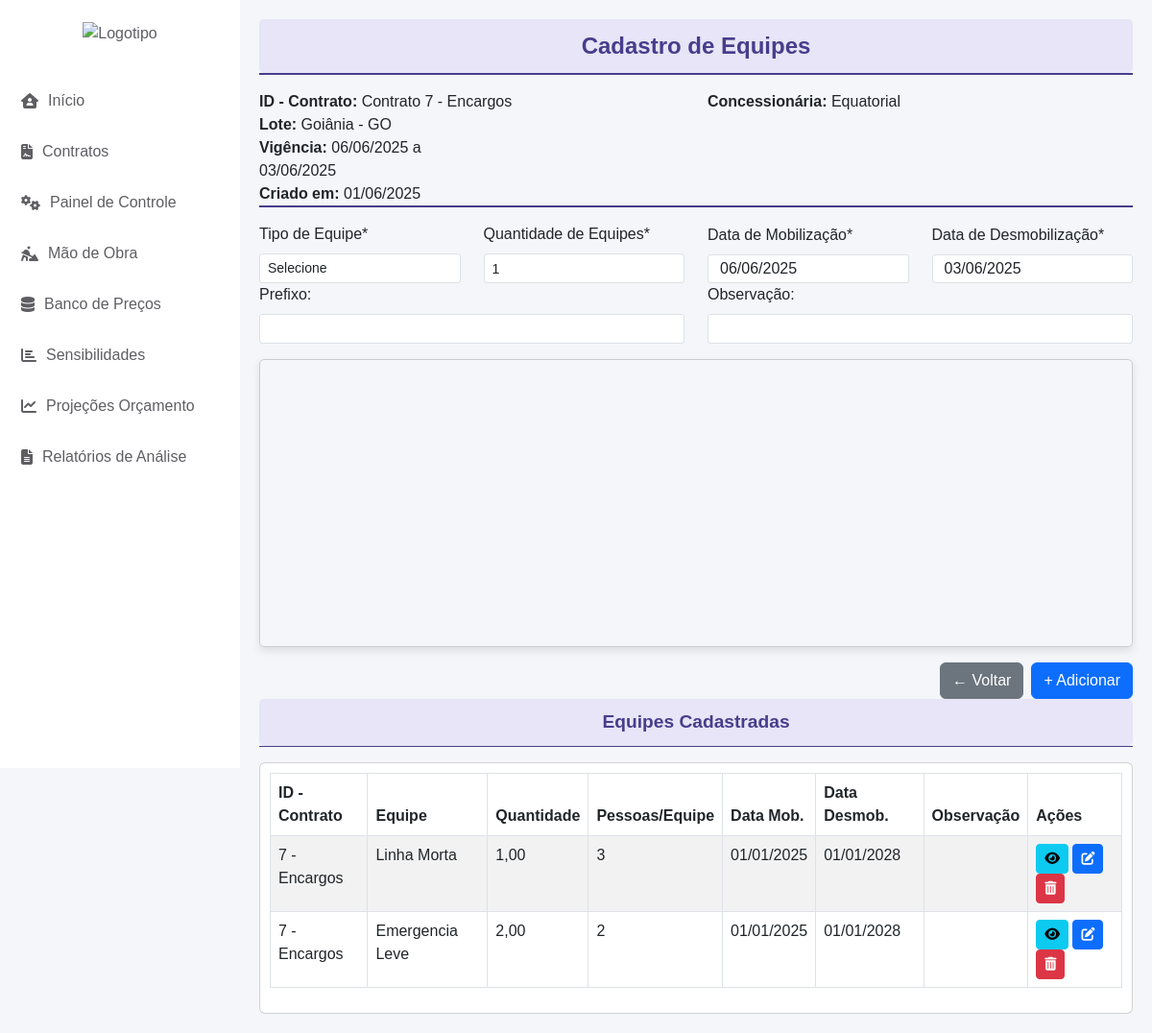
The page /cadastro_equipe/composicao/7/ on the database its author committed.
### cad_contrato/models.py (models this page shows)
class CadastroContrato(models.Model):
    ESTADOS_CHOICES = [
        ('AC', 'Acre'),
        ('AL', 'Alagoas'),
        ('AP', 'Amapá'),
        ('AM', 'Amazonas'),
        ('BA', 'Bahia'),
        ('CE', 'Ceará'),
        ('DF', 'Distrito Federal'),
        ('ES', 'Espírito Santo'),
        ('GO', 'Goiás'),
        ('MA', 'Maranhão'),
        ('MT', 'Mato Grosso'),
        ('MS', 'Mato Grosso do Sul'),
        ('MG', 'Minas Gerais'),
        ('PA', 'Pará'),
        ('PB', 'Paraíba'),
        ('PR', 'Paraná'),
        ('PE', 'Pernambuco'),
        ('PI', 'Piauí'),
        ('RJ', 'Rio de Janeiro'),
        ('RN', 'Rio Grande do Norte'),
        ('RS', 'Rio Grande do Sul'),
        ('RO', 'Rondônia'),
        ('RR', 'Roraima'),
        ('SC', 'Santa Catarina'),
        ('SP', 'São Paulo'),
        ('SE', 'Sergipe'),
        ('TO', 'Tocantins'),
    ]
    STATUS_CHOICES = [
        ('EM_LICITACAO', 'Em Licitação'),
        ('EM_RENOVACAO', 'Em Renovação'),
        ('ATIVO', 'Ativo'),
        ('ENCERRADO', 'Encerrado'),
    ]
    contrato = models.AutoField(primary_key=True)
    concessionaria = models.CharField(max_length=100, default='Equatorial')
    estado = models.CharField(max_length=2, choices=ESTADOS_CHOICES, default='GO')
    municipio = models.CharField(max_length=100, default='Goiânia')
    escopo_contrato = models.CharField(max_length=255)
    inicio_vigencia_contrato = models.DateField(default='2025-01-01')
    fim_vigencia_contrato = models.DateField(default='2029-01-01')
    versao_base = models.ForeignKey('self', null=True, blank=True, on_delete=models.PROTECT, related_name='versoes')
    numero_versao = models.IntegerField(default=0)
    descricao_alteracao = models.TextField(blank=True)
    status_contrato = models.CharField(max_length=15, choices=STATUS_CHOICES, default='EM_LICITACAO', verbose_name="Status do Contrato")
    valor_inicial = models.DecimalField(max_digits=15, decimal_places=2, default=0.00, verbose_name="Valor Inicial do Contrato")
    created_at = models.DateTimeField(auto_now_add=True)
    updated_at = models.DateTimeField(auto_now=True)
    class Meta:
        ordering = ['-created_at']
    def __str__(self):
        return f"Contrato {self.contrato} - {self.escopo_contrato}"

### cadastro_equipe/models.py (models this page shows, shortened)
class ComposicaoEquipe(models.Model):
    composicao_id = models.UUIDField(primary_key=True, default=uuid.uuid4, editable=False)
    contrato = models.ForeignKey(CadastroContrato, on_delete=models.PROTECT)
    equipe = models.ForeignKey(Equipe, on_delete=models.PROTECT)
    quantidade_equipes = models.DecimalField(max_digits=10, decimal_places=2, default=0.00)
    data_mobilizacao = models.DateField(default='2025-01-01')
    data_desmobilizacao = models.DateField(default='2028-01-01')
    prefixo_equipe = models.TextField(blank=True, null=True)
    observacao = models.TextField(blank=True, null=True)  # Agora salva uma única vez por composição
    created_at = models.DateTimeField(auto_now_add=True)
    updated_at = models.DateTimeField(auto_now=True)

class Equipe(models.Model):
    nome = models.CharField(max_length=100, unique=True)

### cadastro_equipe/views.py (the view, shortened to what this page needs)
# urls.py: path('composicao/<int:contrato_id>/', ComposicaoEquipeView.as_view(), name='composicao_equipe'),
class ComposicaoEquipeView(View):
    def get(self, request, contrato_id=None):
        contrato = get_object_or_404(CadastroContrato, contrato=contrato_id)
        equipes_cadastradas = ComposicaoEquipe.objects.filter(contrato=contrato).values_list('equipe_id', flat=True)
        equipes = Equipe.objects.exclude(id__in=equipes_cadastradas)
        funcoes = Funcao.objects.all()
        composicoes = ComposicaoEquipe.objects.filter(contrato=contrato)
        for composicao in composicoes:
            composicao.total_funcionarios = composicao.funcoes.aggregate(Sum('quantidade_funcionarios'))['quantidade_funcionarios__sum'] or 0
        return render(request, 'composicao_equipe.html', {
            'contrato_id': contrato_id,
            'equipes': equipes,
            'escopo_contrato': contrato.escopo_contrato,
            'funcoes': funcoes,
            'composicoes': composicoes,
            'inicio_vigencia_contrato': contrato.inicio_vigencia_contrato,  # Passa a data no contexto
            'fim_vigencia_contrato': contrato.fim_vigencia_contrato  # Passa a data no contexto
        })

### app/context_processors.py (called while the page is built)
def contrato_context(request):
    contrato_id = request.session.get('contrato_id')
    contrato = None
    if contrato_id:
        try:
            contrato = CadastroContrato.objects.get(contrato=contrato_id)
        except CadastroContrato.DoesNotExist:
            pass
    return {'contrato': contrato}

### cadastro_equipe/templates/composicao_equipe.html (shortened to what this page needs)
{% extends 'base.html' %}
{% block content %}
<div class="header">Cadastro de Equipes</div>
<p class="text-center mt-0 font-weight-bold" style="font-size: 0.8rem; border-bottom: 2px solid #483D8B;"> </p>
    {% with contrato=composicoes.0.contrato %}
        <div class="col mt-3">
            <div class="row">
                <div class="col-md-6"><strong>ID - Contrato:</strong> {{ contrato }}</div>
                <div class="col-md-6"><strong>Concessionária:</strong> {{ contrato.concessionaria }}</div>
            </div>
            <div class="col-md-3"><strong>Lote:</strong> {{ contrato.municipio }} -  {{ contrato.estado }}</div>
            <div class="col-md-3"><strong>Vigência:</strong> {{ contrato.inicio_vigencia_contrato|date:"d/m/Y" }} a {{ contrato.fim_vigencia_contrato|date:"d/m/Y" }}</div>
            <div class="col-md-3"><strong>Criado em:</strong> {{ contrato.updated_at|date:"d/m/Y" }}</div>
        </div>
    {% endwith %}
    <p class="text-center mt-0 font-weight-bold" style="font-size: 0.8rem; border-bottom: 2px solid #483D8B;"> </p>
    <div class="row align-items-end">
        <div class="col-md-3">
            <label class="form-label">Tipo de Equipe*</label>
            <select id="equipe" class="form-control form-control-sm" required>
                <option value="">Selecione</option>
            </select>
        </div>
        <div class="col-md-3">
            <label class="form-label">Quantidade de Equipes*</label>
            <input type="number" id="quantidade_equipes" class="form-control form-control-sm" min="1" value="1" required>
        </div>
        <div class="col-md-3">
            <label class="form-label">Data de Mobilização*</label>
            <input type="text" id="data_mobilizacao" name="data_mobilizacao" class="form-control datepicker" required value="{{ inicio_vigencia_contrato|date:'d/m/Y' }}">
        </div>
        <div class="col-md-3">
            <label class="form-label">Data de Desmobilização*</label>
            <input type="text" id="data_desmobilizacao" name="data_desmobilizacao" class="form-control datepicker" required value="{{ fim_vigencia_contrato|date:'d/m/Y' }}">
        </div>
        <div class="col-md-6">
            <label class="form-label">Prefixo:</label>
            <input type="text" id="prefixo_equipe" class="form-control form-control-sm">
        </div>
        <div class="col-md-6">
            <label class="form-label">Observação:</label>
            <input type="text" id="observacao" class="form-control form-control-sm">
        </div>
    </div>
    <div id="tabela_composicao" class="table-responsive mt-3"></div>
    <div class="d-flex justify-content-end gap-2 mt-3">
        <button type="button" class="btn btn-secondary" onclick="window.history.back();">
            ← Voltar
        </button>
        <button id="adicionar" class="btn btn-primary">
            + Adicionar
        </button>
    </div>
    <div class="small-header"> Equipes Cadastradas </div>
    <p class="text-center mt-0 font-weight-bold" style="font-size: 0.8rem; border-bottom: 1px solid #483D8B;"> </p>
    <div class="row mt-2">
        <div class="col-md-12">
            <div class="card">
                <div class="card-body">
                    <table class="table table-bordered table-striped">
                        <thead style="background-color: #483D8B; color: white; height: 35px;">
                            <tr>
                                <th>ID - Contrato</th>
                                <th>Equipe</th>
                                <th>Quantidade</th>
                                <th>Pessoas/Equipe</th>
                                <th>Data Mob.</th>
                                <th>Data Desmob.</th>
                                <th>Observação</th>
                                <th>Ações</th>
                            </tr>
                        </thead>
                        <tbody>
                            {% for composicao in composicoes %}
                                <tr>
                                    <td>{{ composicao.contrato_id }} - {{ composicao.contrato.escopo_contrato }}</td>
                                    <td>{{ composicao.equipe.nome }}</td>
                                    <td>{{ composicao.quantidade_equipes }}</td>
                                    <td>{{ composicao.total_funcionarios }}</td>
                                    <td>{{ composicao.data_mobilizacao|date:"d/m/Y" }}</td>
                                    <td>{{ composicao.data_desmobilizacao|date:"d/m/Y" }}</td>
                                    <td>{{ composicao.observacao }}</td>
                                    <td>
                                        <a href="{% url 'detalhes_equipe' composicao.pk %}" class="btn btn-info btn-sm ver">
                                            <i class="fas fa-eye"></i>
                                        </a>
                                        <button class="btn btn-primary btn-sm editar" data-id="{{ composicao.pk }}" onclick="if (confirm('Tem certeza de que deseja editar esta equipe?')) { window.scrollTo({ top: 0, behavior: 'smooth' }); return true; } else { return false; }">
                                            <i class="fas fa-edit"></i>
                                        </button>
                                        <button class="btn btn-danger btn-sm excluir" data-id="{{ composicao.pk }}">
                                            <i class="fas fa-trash-alt"></i>
                                        </button>
                                    </td>
                                </tr>
                            {% empty %}
                                <tr>
                                    <td colspan="6" class="text-center">Nenhuma equipe cadastrada.</td>
                                </tr>
                            {% endfor %}
                        </tbody>
                    </table>
                </div>
            </div>
        </div>
    </div>
    <link rel="stylesheet" href="https://cdn.jsdelivr.net/npm/handsontable@12.1.0/dist/handsontable.full.min.css">
{% endblock %}

### app/templates/base.html (style rules this page uses)
body { background-color: #f4f6f9; font-family: Arial, sans-serif; }
.header { background-color: rgb(231, 229, 247); color: #483D8B; text-align: center; padding: 10px; font-size: 1.5rem; font-weight: bold; border-radius: 5px; }
.card-body { padding: 10px; }
.form-control { height: 30px; font-size: 14px; border-radius: 3px; }

### cadastro_equipe/templates/composicao_equipe.html (style rules this page uses)
.datepicker { font-size: 1rem; }
.header { background-color:rgb(231, 229, 247); color: #483D8B; text-align: center; padding: 10px; font-size: 1.5rem; font-weight: bold; border-radius: 5px; }
.small-header { background-color:rgb(231, 229, 247); color: #483D8B; text-align: center; padding: 10px; font-size: 1.2rem; font-weight: bold; border-radius: 5px; }
#tabela_composicao { width: 100%; min-height: 300px; border: 1px solid #ccc; margin-top: 10px; border-radius: 5px; box-shadow: 0px 4px 8px rgba(0, 0, 0, 0.1); overflow: hidden; }

### rows shown on the page
CadastroContrato: contrato+escopo_contrato "Contrato 7 - Encargos", concessionaria "Equatorial", municipio "Goiânia", estado "GO", inicio_vigencia_contrato "06/06/2025", fim_vigencia_contrato "03/06/2025", updated_at "01/06/2025", data_mobilizacao "06/06/2025", data_desmobilizacao "03/06/2025"
ComposicaoEquipe: contrato_id "7", contrato.escopo_contrato "Encargos", equipe.nome "Linha Morta", quantidade_equipes "1,00", total_funcionarios "3", data_mobilizacao "01/01/2025", data_desmobilizacao "01/01/2028"
ComposicaoEquipe: contrato_id "7", contrato.escopo_contrato "Encargos", equipe.nome "Emergencia Leve", quantidade_equipes "2,00", total_funcionarios "2", data_mobilizacao "01/01/2025", data_desmobilizacao "01/01/2028"
